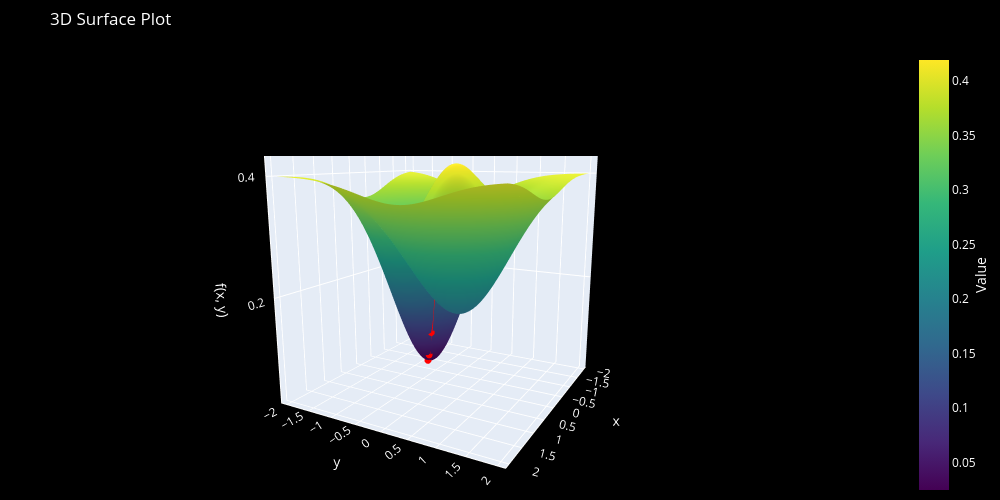

The cell this chart's notebook holds for it:
### Markdown cell above
### Nesterov

### Code cell
beta = 0.5
nes = Nesterov(x_0,y_0,V,beta,learning_rate,num_epochs,g)

fig_3D = plot_3D_GD(x,y,nes[:,0],nes[:,1],g)
fig_3D.show()

### Figure 1 — Plotly figure (JSON) as saved in the notebook; plotly's stock layout.template omitted (floating-point values rounded to 4 significant figures; data arrays with more than 128 entries replaced by an {"elided": "..."} marker saying what was removed)
{"data": [{"colorbar": {"tickfont": {"color": "white"}, "title": {"font": {"color": "white"}, "side": "right", "text": "Value"}}, "colorscale": [[0, "#440154"], [0.1111, "#482878"], [0.2222, "#3e4989"], [0.3333, "#31688e"], [0.4444, "#26828e"], [0.5556, "#1f9e89"], [0.6667, "#35b779"], [0.7778, "#6ece58"], [0.8889, "#b5de2b"], [1, "#fde725"]], "showscale": true, "type": "surface", "x": {"elided": "100x100 float values"}, "y": {"elided": "100x100 float values"}, "z": {"elided": "100x100 float values"}}, {"line": {"color": "red", "width": 5}, "marker": {"color": "red", "size": 4}, "mode": "markers+lines", "name": "Path", "type": "scatter3d", "x": [0.0, -0.02, -0.06283, -0.1357, -0.2416, -0.364, -0.4704, -0.5436, -0.586, -0.6074], "y": [0.0, -0.04, -0.1149, -0.2269, -0.3719, -0.5227, -0.6395, -0.7078, -0.7373, -0.7429], "z": [0.4, 0.3885, 0.3585, 0.2952, 0.194, 0.09477, 0.04295, 0.02799, 0.02568, 0.02551]}], "layout": {"height": 500, "margin": {"b": 0, "l": 0, "r": 0, "t": 50}, "paper_bgcolor": "black", "plot_bgcolor": "black", "scene": {"bgcolor": "black", "camera": {"eye": {"x": 2, "y": 1.1, "z": 0.5}}, "xaxis": {"linecolor": "white", "linewidth": 2, "showgrid": true, "showline": true, "tickfont": {"color": "white"}, "title": {"font": {"color": "white"}, "text": "x"}}, "yaxis": {"linecolor": "white", "linewidth": 2, "showgrid": true, "showline": true, "tickfont": {"color": "white"}, "title": {"font": {"color": "white"}, "text": "y"}}, "zaxis": {"linecolor": "white", "linewidth": 2, "showgrid": true, "showline": true, "tickfont": {"color": "white"}, "title": {"font": {"color": "white"}, "text": "f(x, y)"}}}, "title": {"font": {"color": "white"}, "text": "3D Surface Plot"}, "width": 1000}}
